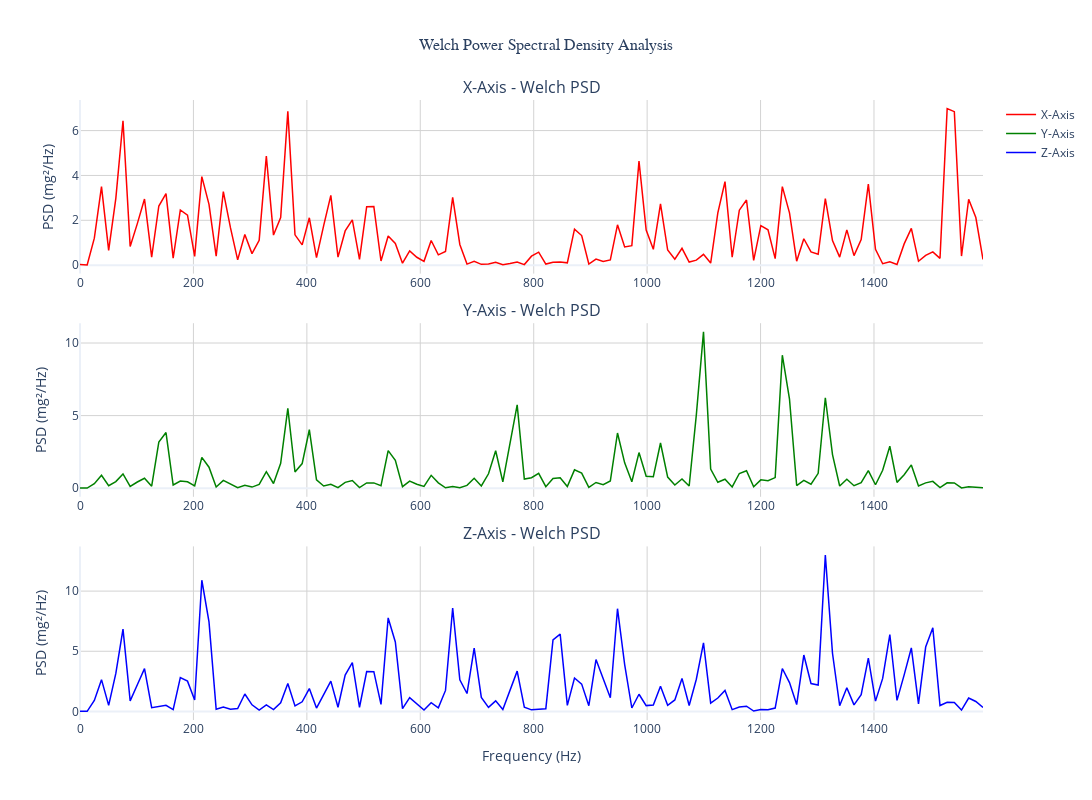
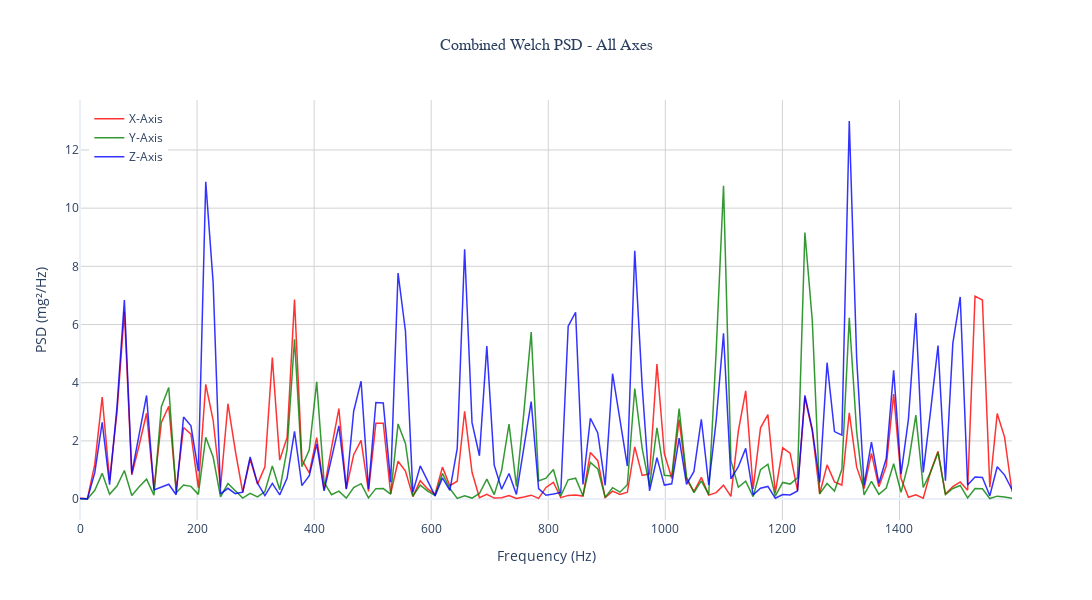

Notebook source saved alongside these figures, in order:
### Markdown cell above
## 4. Advanced Spectral Analysis

Additionally, spectral frequency graphs can be added including spectrograms and enhanced frequency domain visualizations to better understand the time-frequency characteristics of the accelerometer signals.

### Code cell
# Enhanced Spectral Frequency Analysis - Interactive Version
from scipy.signal import spectrogram, welch
import plotly.graph_objects as go
from plotly.subplots import make_subplots

def plot_enhanced_spectral_analysis(df, fft_results, max_freq=USER_MAX_FREQ):
    """
    Create comprehensive spectral frequency analysis including:
    - Spectrogram (time-frequency representation) - Matplotlib with high-quality shading
    - Welch's method power spectral density - Interactive Plotly
    """
    
    colors = ['red', 'green', 'blue']
    axis_names = ['X-Axis', 'Y-Axis', 'Z-Axis']
    axes_data = ['accel_x', 'accel_y', 'accel_z']
    
    # Calculate sampling parameters
    time_diff = np.diff(df['time_seconds'])
    dt = np.mean(time_diff)
    fs = 1 / dt
    
    # Print basic sampling information
    print(f"Sampling frequency: {fs:.2f} Hz | Data length: {len(df)} samples | Duration: {df['time_seconds'].max() - df['time_seconds'].min():.3f}s")
    
    # Create separate figures for spectrograms and Welch PSD
    
    # 1. SPECTROGRAMS
    for i, (axis, color, name) in enumerate(zip(axes_data, colors, axis_names)):
        # Remove DC component and convert to numpy array
        signal = (df[axis] - df[axis].mean()).values
        
        # Optimize spectrogram parameters for high-frequency data with short duration
        nperseg = min(256, len(signal)//8)  # Increased segment size for better frequency resolution
        noverlap = nperseg // 2  # 50% overlap
        
        f, t, Sxx = spectrogram(signal, fs, nperseg=nperseg, noverlap=noverlap, 
                               window='hann', detrend='constant')
        
        # Limit frequency range
        freq_mask = f <= max_freq
        f_limited = f[freq_mask]
        Sxx_limited = Sxx[freq_mask, :]
        
        # Convert to dB with better scaling
        Sxx_db = 10 * np.log10(Sxx_limited + np.finfo(float).eps)
        
        # Since Plotly doesn't support proper shading like matplotlib's 'gouraud',
        # we'll use matplotlib for better spectrogram visualization
        plt.figure(figsize=(14, 6))
        
        # Create matplotlib spectrogram plot with proper shading
        im = plt.pcolormesh(t + df['time_seconds'].min(), f_limited, Sxx_db, 
                           shading='gouraud', cmap=COLOR_MAP)
        
        plt.ylabel('Frequency (Hz)', fontweight='bold')
        plt.xlabel('Time (seconds)', fontweight='bold')
        plt.title(f'{name} - Spectrogram', fontsize=14, fontweight='bold')
        plt.ylim(0, max_freq)
        plt.grid(True, alpha=0.3)
        
        # Add colorbar
        cbar = plt.colorbar(im)
        cbar.set_label('Power (dB)', fontweight='bold')
        
        plt.tight_layout()
        plt.show()
    
    # 2. WELCH PSD PLOTS
    fig_welch = make_subplots(
        rows=3, cols=1,
        subplot_titles=tuple(f'{name} - Welch PSD' for name in axis_names),
        vertical_spacing=0.08
    )
    
    for i, (axis, color, name) in enumerate(zip(axes_data, colors, axis_names)):
        # Remove DC component and convert to numpy array
        signal = (df[axis] - df[axis].mean()).values
        
        # Optimize Welch parameters for high-frequency data
        nperseg_welch = min(512, len(signal)//4)  # Larger segment for better frequency resolution
        
        f_welch, psd_welch = welch(signal, fs, nperseg=nperseg_welch, 
                                  noverlap=nperseg_welch//2, window='hann', 
                                  detrend='constant')
        
        # Limit frequency range
        freq_mask_welch = f_welch <= max_freq
        f_welch_limited = f_welch[freq_mask_welch]
        psd_welch_limited = psd_welch[freq_mask_welch]
        
        # Add trace to subplot
        fig_welch.add_trace(
            go.Scatter(
                x=f_welch_limited,
                y=psd_welch_limited,
                mode='lines',
                line=dict(color=color, width=PLOT_OPTIONS['line_width']),
                name=f'{name}',
                hovertemplate='<b>%{fullData.name}</b><br>' +
                             'Frequency: %{x:.2f} Hz<br>' +
                             'PSD: %{y:.2e} mg²/Hz<br>' +
                             '<extra></extra>'
            ),
            row=i+1, col=1
        )
    
    # Update Welch PSD layout
    fig_welch.update_yaxes(title_text="PSD (mg²/Hz)", gridcolor='lightgray')
    fig_welch.update_xaxes(gridcolor='lightgray')
    fig_welch.update_xaxes(title_text="Frequency (Hz)", row=3, col=1)
    
    fig_welch.update_layout(
        title={
            'text': 'Welch Power Spectral Density Analysis',
            'x': 0.5,
            'xanchor': 'center',
            'font': {'size': 16, 'family': 'Arial Black'}
        },
        width=PLOT_OPTIONS['width'],
        height=PLOT_OPTIONS['height'],
        template=PLOT_OPTIONS['template'],
        showlegend=True,
        font=dict(size=PLOT_OPTIONS['font_size']),
        hovermode='closest'
    )
    
    fig_welch.show()
    
    # 3. COMBINED WELCH PSD COMPARISON
    fig_combined = go.Figure()
    
    for axis, color, name in zip(axes_data, colors, axis_names):
        signal = (df[axis] - df[axis].mean()).values
        nperseg_welch = min(512, len(signal)//4)
        
        f_welch, psd_welch = welch(signal, fs, nperseg=nperseg_welch, 
                                  noverlap=nperseg_welch//2, window='hann', 
                                  detrend='constant')
        
        freq_mask_welch = f_welch <= max_freq
        f_welch_limited = f_welch[freq_mask_welch]
        psd_welch_limited = psd_welch[freq_mask_welch]
        
        fig_combined.add_trace(
            go.Scatter(
                x=f_welch_limited,
                y=psd_welch_limited,
                mode='lines',
                line=dict(color=color, width=PLOT_OPTIONS['line_width']),
                name=name,
                opacity=LINE_ALPHA,
                hovertemplate='<b>%{fullData.name}</b><br>' +
                             'Frequency: %{x:.2f} Hz<br>' +
                             'PSD: %{y:.2e} mg²/Hz<br>' +
                             '<extra></extra>'
            )
        )
    
    fig_combined.update_layout(
        title={
            'text': 'Combined Welch PSD - All Axes',
            'x': 0.5,
            'xanchor': 'center',
            'font': {'size': 16, 'family': 'Arial Black'}
        },
        xaxis_title='Frequency (Hz)',
        yaxis_title='PSD (mg²/Hz)',
        width=PLOT_OPTIONS['width'],
        height=600,
        template=PLOT_OPTIONS['template'],
        font=dict(size=PLOT_OPTIONS['font_size']),
        legend=dict(
            yanchor="top",
            y=0.99,
            xanchor="left",
            x=0.01
        ),
        hovermode='x unified'
    )
    
    fig_combined.update_xaxes(gridcolor='lightgray', zeroline=True)
    fig_combined.update_yaxes(gridcolor='lightgray', zeroline=True)
    
    fig_combined.show()

# Create enhanced spectral analysis
if 'df' in locals() and 'fft_results' in locals():
    plot_enhanced_spectral_analysis(df, fft_results, max_freq=USER_MAX_FREQ)
    print("Enhanced interactive spectral frequency analysis completed!")
else:
    print("Please run the data loading and FFT analysis cells first!")

### Figure 1 — Plotly figure (JSON) as saved in the notebook; plotly's stock layout.template omitted (floating-point values rounded to 4 significant figures)
{"data": [{"hovertemplate": "<b>%{fullData.name}</b><br>Frequency: %{x:.2f} Hz<br>PSD: %{y:.2e} mg²/Hz<br><extra></extra>", "line": {"color": "red", "width": 1.5}, "mode": "lines", "name": "X-Axis", "type": "scatter", "x": [0.0, 12.64, 25.27, 37.91, 50.55, 63.18, 75.82, 88.46, 101.1, 113.7, 126.4, 139.0, 151.6, 164.3, 176.9, 189.5, 202.2, 214.8, 227.5, 240.1, 252.7, 265.4, 278.0, 290.6, 303.3, 315.9, 328.5, 341.2, 353.8, 366.5, 379.1, 391.7, 404.4, 417.0, 429.6, 442.3, 454.9, 467.6, 480.2, 492.8, 505.5, 518.1, 530.7, 543.4, 556.0, 568.6, 581.3, 593.9, 606.6, 619.2, 631.8, 644.5, 657.1, 669.7, 682.4, 695.0, 707.6, 720.3, 732.9, 745.6, 758.2, 770.8, 783.5, 796.1, 808.7, 821.4, 834.0, 846.6, 859.3, 871.9, 884.6, 897.2, 909.8, 922.5, 935.1, 947.7, 960.4, 973.0, 985.6, 998.3, 1011.0, 1024.0, 1036.0, 1049.0, 1061.0, 1074.0, 1087.0, 1099.0, 1112.0, 1125.0, 1137.0, 1150.0, 1163.0, 1175.0, 1188.0, 1200.0, 1213.0, 1226.0, 1238.0, 1251.0, 1264.0, 1276.0, 1289.0, 1302.0, 1314.0, 1327.0, 1339.0, 1352.0, 1365.0, 1377.0, 1390.0, 1403.0, 1415.0, 1428.0, 1441.0, 1453.0, 1466.0, 1478.0, 1491.0, 1504.0, 1516.0, 1529.0, 1542.0, 1554.0, 1567.0, 1580.0, 1592.0], "xaxis": "x", "y": [0.02569, 0.01011, 1.202, 3.503, 0.6567, 2.978, 6.44, 0.8325, 1.851, 2.95, 0.356, 2.637, 3.19, 0.3162, 2.461, 2.233, 0.3927, 3.947, 2.71, 0.3987, 3.279, 1.66, 0.2358, 1.366, 0.514, 1.108, 4.861, 1.341, 2.119, 6.858, 1.351, 0.9042, 2.111, 0.3378, 1.761, 3.111, 0.3568, 1.526, 2.016, 0.2612, 2.609, 2.61, 0.185, 1.302, 0.9658, 0.08631, 0.6329, 0.351, 0.1687, 1.099, 0.4589, 0.614, 3.019, 0.9213, 0.04624, 0.166, 0.03629, 0.04743, 0.1237, 0.01991, 0.07084, 0.1354, 0.02437, 0.4007, 0.5787, 0.05018, 0.1274, 0.1375, 0.1038, 1.604, 1.319, 0.05119, 0.2727, 0.1609, 0.2353, 1.797, 0.8125, 0.8693, 4.639, 1.568, 0.7075, 2.733, 0.6747, 0.2621, 0.75, 0.1374, 0.2234, 0.4805, 0.09372, 2.333, 3.723, 0.3517, 2.451, 2.906, 0.2153, 1.762, 1.578, 0.29, 3.502, 2.334, 0.1764, 1.178, 0.593, 0.4833, 2.965, 1.099, 0.359, 1.574, 0.4255, 1.138, 3.611, 0.7059, 0.06372, 0.1477, 0.029, 0.9474, 1.64, 0.1741, 0.4337, 0.5917, 0.3042, 6.977, 6.844, 0.406, 2.939, 2.123, 0.2525], "yaxis": "y"}, {"hovertemplate": "<b>%{fullData.name}</b><br>Frequency: %{x:.2f} Hz<br>PSD: %{y:.2e} mg²/Hz<br><extra></extra>", "line": {"color": "green", "width": 1.5}, "mode": "lines", "name": "Y-Axis", "type": "scatter", "x": [0.0, 12.64, 25.27, 37.91, 50.55, 63.18, 75.82, 88.46, 101.1, 113.7, 126.4, 139.0, 151.6, 164.3, 176.9, 189.5, 202.2, 214.8, 227.5, 240.1, 252.7, 265.4, 278.0, 290.6, 303.3, 315.9, 328.5, 341.2, 353.8, 366.5, 379.1, 391.7, 404.4, 417.0, 429.6, 442.3, 454.9, 467.6, 480.2, 492.8, 505.5, 518.1, 530.7, 543.4, 556.0, 568.6, 581.3, 593.9, 606.6, 619.2, 631.8, 644.5, 657.1, 669.7, 682.4, 695.0, 707.6, 720.3, 732.9, 745.6, 758.2, 770.8, 783.5, 796.1, 808.7, 821.4, 834.0, 846.6, 859.3, 871.9, 884.6, 897.2, 909.8, 922.5, 935.1, 947.7, 960.4, 973.0, 985.6, 998.3, 1011.0, 1024.0, 1036.0, 1049.0, 1061.0, 1074.0, 1087.0, 1099.0, 1112.0, 1125.0, 1137.0, 1150.0, 1163.0, 1175.0, 1188.0, 1200.0, 1213.0, 1226.0, 1238.0, 1251.0, 1264.0, 1276.0, 1289.0, 1302.0, 1314.0, 1327.0, 1339.0, 1352.0, 1365.0, 1377.0, 1390.0, 1403.0, 1415.0, 1428.0, 1441.0, 1453.0, 1466.0, 1478.0, 1491.0, 1504.0, 1516.0, 1529.0, 1542.0, 1554.0, 1567.0, 1580.0, 1592.0], "xaxis": "x2", "y": [0.009367, 0.00386, 0.3042, 0.8858, 0.1662, 0.451, 0.9837, 0.1242, 0.4241, 0.6856, 0.1376, 3.175, 3.834, 0.2192, 0.487, 0.438, 0.1629, 2.125, 1.446, 0.07937, 0.5352, 0.2694, 0.03433, 0.1989, 0.07507, 0.259, 1.141, 0.3221, 1.711, 5.494, 1.115, 1.696, 4.028, 0.5776, 0.1517, 0.2739, 0.03541, 0.399, 0.5305, 0.04331, 0.3601, 0.3638, 0.1709, 2.585, 1.913, 0.1012, 0.4827, 0.2757, 0.1255, 0.8834, 0.3647, 0.02501, 0.1172, 0.03539, 0.1926, 0.6867, 0.1533, 0.9903, 2.582, 0.4348, 2.957, 5.739, 0.6266, 0.72, 1.018, 0.1049, 0.6643, 0.7194, 0.1164, 1.264, 1.039, 0.05994, 0.392, 0.2384, 0.4955, 3.801, 1.744, 0.4394, 2.452, 0.8208, 0.7934, 3.111, 0.7617, 0.2212, 0.6296, 0.151, 5.055, 10.77, 1.319, 0.408, 0.6185, 0.08702, 1.011, 1.198, 0.1021, 0.5731, 0.516, 0.7285, 9.162, 6.137, 0.1803, 0.5381, 0.2753, 1.025, 6.232, 2.314, 0.1483, 0.6136, 0.1678, 0.3822, 1.214, 0.2349, 1.236, 2.889, 0.3996, 0.9265, 1.602, 0.1534, 0.3639, 0.4689, 0.04044, 0.3675, 0.3565, 0.02036, 0.1022, 0.0738, 0.02541], "yaxis": "y2"}, {"hovertemplate": "<b>%{fullData.name}</b><br>Frequency: %{x:.2f} Hz<br>PSD: %{y:.2e} mg²/Hz<br><extra></extra>", "line": {"color": "blue", "width": 1.5}, "mode": "lines", "name": "Z-Axis", "type": "scatter", "x": [0.0, 12.64, 25.27, 37.91, 50.55, 63.18, 75.82, 88.46, 101.1, 113.7, 126.4, 139.0, 151.6, 164.3, 176.9, 189.5, 202.2, 214.8, 227.5, 240.1, 252.7, 265.4, 278.0, 290.6, 303.3, 315.9, 328.5, 341.2, 353.8, 366.5, 379.1, 391.7, 404.4, 417.0, 429.6, 442.3, 454.9, 467.6, 480.2, 492.8, 505.5, 518.1, 530.7, 543.4, 556.0, 568.6, 581.3, 593.9, 606.6, 619.2, 631.8, 644.5, 657.1, 669.7, 682.4, 695.0, 707.6, 720.3, 732.9, 745.6, 758.2, 770.8, 783.5, 796.1, 808.7, 821.4, 834.0, 846.6, 859.3, 871.9, 884.6, 897.2, 909.8, 922.5, 935.1, 947.7, 960.4, 973.0, 985.6, 998.3, 1011.0, 1024.0, 1036.0, 1049.0, 1061.0, 1074.0, 1087.0, 1099.0, 1112.0, 1125.0, 1137.0, 1150.0, 1163.0, 1175.0, 1188.0, 1200.0, 1213.0, 1226.0, 1238.0, 1251.0, 1264.0, 1276.0, 1289.0, 1302.0, 1314.0, 1327.0, 1339.0, 1352.0, 1365.0, 1377.0, 1390.0, 1403.0, 1415.0, 1428.0, 1441.0, 1453.0, 1466.0, 1478.0, 1491.0, 1504.0, 1516.0, 1529.0, 1542.0, 1554.0, 1567.0, 1580.0, 1592.0], "xaxis": "x3", "y": [0.02107, 0.008797, 0.9075, 2.642, 0.4997, 3.162, 6.843, 0.8806, 2.223, 3.562, 0.3146, 0.4169, 0.5112, 0.1484, 2.821, 2.518, 0.9553, 10.9, 7.439, 0.181, 0.3717, 0.1895, 0.2384, 1.449, 0.5497, 0.119, 0.5398, 0.1466, 0.7219, 2.329, 0.4625, 0.802, 1.898, 0.2819, 1.439, 2.518, 0.3451, 3.02, 4.053, 0.3455, 3.319, 3.301, 0.5833, 7.772, 5.771, 0.2312, 1.14, 0.6295, 0.111, 0.7295, 0.3037, 1.745, 8.585, 2.628, 1.49, 5.26, 1.169, 0.3392, 0.8803, 0.1601, 1.719, 3.35, 0.3584, 0.1324, 0.1749, 0.2275, 5.941, 6.421, 0.506, 2.778, 2.271, 0.475, 4.31, 2.653, 1.138, 8.539, 3.893, 0.285, 1.427, 0.4822, 0.5278, 2.1, 0.5095, 0.9532, 2.745, 0.4884, 2.677, 5.696, 0.6951, 1.112, 1.743, 0.1476, 0.3724, 0.4344, 0.03002, 0.1583, 0.1419, 0.2795, 3.565, 2.393, 0.5717, 4.688, 2.32, 2.199, 13.0, 4.833, 0.4754, 1.961, 0.5426, 1.395, 4.425, 0.8562, 2.746, 6.391, 0.9169, 3.039, 5.275, 0.6284, 5.352, 6.949, 0.4889, 0.759, 0.746, 0.115, 1.112, 0.8253, 0.3295], "yaxis": "y3"}], "layout": {"annotations": [{"font": {"size": 16}, "showarrow": false, "text": "X-Axis - Welch PSD", "x": 0.5, "xanchor": "center", "xref": "paper", "y": 1, "yanchor": "bottom", "yref": "paper"}, {"font": {"size": 16}, "showarrow": false, "text": "Y-Axis - Welch PSD", "x": 0.5, "xanchor": "center", "xref": "paper", "y": 0.64, "yanchor": "bottom", "yref": "paper"}, {"font": {"size": 16}, "showarrow": false, "text": "Z-Axis - Welch PSD", "x": 0.5, "xanchor": "center", "xref": "paper", "y": 0.28, "yanchor": "bottom", "yref": "paper"}], "font": {"size": 12}, "height": 800, "hovermode": "closest", "showlegend": true, "title": {"font": {"family": "Arial Black", "size": 16}, "text": "Welch Power Spectral Density Analysis", "x": 0.5, "xanchor": "center"}, "width": 1200, "xaxis": {"anchor": "y", "domain": [0, 1], "gridcolor": "lightgray"}, "xaxis2": {"anchor": "y2", "domain": [0, 1], "gridcolor": "lightgray"}, "xaxis3": {"anchor": "y3", "domain": [0, 1], "gridcolor": "lightgray", "title": {"text": "Frequency (Hz)"}}, "yaxis": {"anchor": "x", "domain": [0.72, 1], "gridcolor": "lightgray", "title": {"text": "PSD (mg²/Hz)"}}, "yaxis2": {"anchor": "x2", "domain": [0.36, 0.64], "gridcolor": "lightgray", "title": {"text": "PSD (mg²/Hz)"}}, "yaxis3": {"anchor": "x3", "domain": [0, 0.28], "gridcolor": "lightgray", "title": {"text": "PSD (mg²/Hz)"}}}}

### Figure 2 — Plotly figure (JSON) as saved in the notebook; plotly's stock layout.template omitted (floating-point values rounded to 4 significant figures)
{"data": [{"hovertemplate": "<b>%{fullData.name}</b><br>Frequency: %{x:.2f} Hz<br>PSD: %{y:.2e} mg²/Hz<br><extra></extra>", "line": {"color": "red", "width": 1.5}, "mode": "lines", "name": "X-Axis", "opacity": 0.8, "type": "scatter", "x": [0.0, 12.64, 25.27, 37.91, 50.55, 63.18, 75.82, 88.46, 101.1, 113.7, 126.4, 139.0, 151.6, 164.3, 176.9, 189.5, 202.2, 214.8, 227.5, 240.1, 252.7, 265.4, 278.0, 290.6, 303.3, 315.9, 328.5, 341.2, 353.8, 366.5, 379.1, 391.7, 404.4, 417.0, 429.6, 442.3, 454.9, 467.6, 480.2, 492.8, 505.5, 518.1, 530.7, 543.4, 556.0, 568.6, 581.3, 593.9, 606.6, 619.2, 631.8, 644.5, 657.1, 669.7, 682.4, 695.0, 707.6, 720.3, 732.9, 745.6, 758.2, 770.8, 783.5, 796.1, 808.7, 821.4, 834.0, 846.6, 859.3, 871.9, 884.6, 897.2, 909.8, 922.5, 935.1, 947.7, 960.4, 973.0, 985.6, 998.3, 1011.0, 1024.0, 1036.0, 1049.0, 1061.0, 1074.0, 1087.0, 1099.0, 1112.0, 1125.0, 1137.0, 1150.0, 1163.0, 1175.0, 1188.0, 1200.0, 1213.0, 1226.0, 1238.0, 1251.0, 1264.0, 1276.0, 1289.0, 1302.0, 1314.0, 1327.0, 1339.0, 1352.0, 1365.0, 1377.0, 1390.0, 1403.0, 1415.0, 1428.0, 1441.0, 1453.0, 1466.0, 1478.0, 1491.0, 1504.0, 1516.0, 1529.0, 1542.0, 1554.0, 1567.0, 1580.0, 1592.0], "y": [0.02569, 0.01011, 1.202, 3.503, 0.6567, 2.978, 6.44, 0.8325, 1.851, 2.95, 0.356, 2.637, 3.19, 0.3162, 2.461, 2.233, 0.3927, 3.947, 2.71, 0.3987, 3.279, 1.66, 0.2358, 1.366, 0.514, 1.108, 4.861, 1.341, 2.119, 6.858, 1.351, 0.9042, 2.111, 0.3378, 1.761, 3.111, 0.3568, 1.526, 2.016, 0.2612, 2.609, 2.61, 0.185, 1.302, 0.9658, 0.08631, 0.6329, 0.351, 0.1687, 1.099, 0.4589, 0.614, 3.019, 0.9213, 0.04624, 0.166, 0.03629, 0.04743, 0.1237, 0.01991, 0.07084, 0.1354, 0.02437, 0.4007, 0.5787, 0.05018, 0.1274, 0.1375, 0.1038, 1.604, 1.319, 0.05119, 0.2727, 0.1609, 0.2353, 1.797, 0.8125, 0.8693, 4.639, 1.568, 0.7075, 2.733, 0.6747, 0.2621, 0.75, 0.1374, 0.2234, 0.4805, 0.09372, 2.333, 3.723, 0.3517, 2.451, 2.906, 0.2153, 1.762, 1.578, 0.29, 3.502, 2.334, 0.1764, 1.178, 0.593, 0.4833, 2.965, 1.099, 0.359, 1.574, 0.4255, 1.138, 3.611, 0.7059, 0.06372, 0.1477, 0.029, 0.9474, 1.64, 0.1741, 0.4337, 0.5917, 0.3042, 6.977, 6.844, 0.406, 2.939, 2.123, 0.2525]}, {"hovertemplate": "<b>%{fullData.name}</b><br>Frequency: %{x:.2f} Hz<br>PSD: %{y:.2e} mg²/Hz<br><extra></extra>", "line": {"color": "green", "width": 1.5}, "mode": "lines", "name": "Y-Axis", "opacity": 0.8, "type": "scatter", "x": [0.0, 12.64, 25.27, 37.91, 50.55, 63.18, 75.82, 88.46, 101.1, 113.7, 126.4, 139.0, 151.6, 164.3, 176.9, 189.5, 202.2, 214.8, 227.5, 240.1, 252.7, 265.4, 278.0, 290.6, 303.3, 315.9, 328.5, 341.2, 353.8, 366.5, 379.1, 391.7, 404.4, 417.0, 429.6, 442.3, 454.9, 467.6, 480.2, 492.8, 505.5, 518.1, 530.7, 543.4, 556.0, 568.6, 581.3, 593.9, 606.6, 619.2, 631.8, 644.5, 657.1, 669.7, 682.4, 695.0, 707.6, 720.3, 732.9, 745.6, 758.2, 770.8, 783.5, 796.1, 808.7, 821.4, 834.0, 846.6, 859.3, 871.9, 884.6, 897.2, 909.8, 922.5, 935.1, 947.7, 960.4, 973.0, 985.6, 998.3, 1011.0, 1024.0, 1036.0, 1049.0, 1061.0, 1074.0, 1087.0, 1099.0, 1112.0, 1125.0, 1137.0, 1150.0, 1163.0, 1175.0, 1188.0, 1200.0, 1213.0, 1226.0, 1238.0, 1251.0, 1264.0, 1276.0, 1289.0, 1302.0, 1314.0, 1327.0, 1339.0, 1352.0, 1365.0, 1377.0, 1390.0, 1403.0, 1415.0, 1428.0, 1441.0, 1453.0, 1466.0, 1478.0, 1491.0, 1504.0, 1516.0, 1529.0, 1542.0, 1554.0, 1567.0, 1580.0, 1592.0], "y": [0.009367, 0.00386, 0.3042, 0.8858, 0.1662, 0.451, 0.9837, 0.1242, 0.4241, 0.6856, 0.1376, 3.175, 3.834, 0.2192, 0.487, 0.438, 0.1629, 2.125, 1.446, 0.07937, 0.5352, 0.2694, 0.03433, 0.1989, 0.07507, 0.259, 1.141, 0.3221, 1.711, 5.494, 1.115, 1.696, 4.028, 0.5776, 0.1517, 0.2739, 0.03541, 0.399, 0.5305, 0.04331, 0.3601, 0.3638, 0.1709, 2.585, 1.913, 0.1012, 0.4827, 0.2757, 0.1255, 0.8834, 0.3647, 0.02501, 0.1172, 0.03539, 0.1926, 0.6867, 0.1533, 0.9903, 2.582, 0.4348, 2.957, 5.739, 0.6266, 0.72, 1.018, 0.1049, 0.6643, 0.7194, 0.1164, 1.264, 1.039, 0.05994, 0.392, 0.2384, 0.4955, 3.801, 1.744, 0.4394, 2.452, 0.8208, 0.7934, 3.111, 0.7617, 0.2212, 0.6296, 0.151, 5.055, 10.77, 1.319, 0.408, 0.6185, 0.08702, 1.011, 1.198, 0.1021, 0.5731, 0.516, 0.7285, 9.162, 6.137, 0.1803, 0.5381, 0.2753, 1.025, 6.232, 2.314, 0.1483, 0.6136, 0.1678, 0.3822, 1.214, 0.2349, 1.236, 2.889, 0.3996, 0.9265, 1.602, 0.1534, 0.3639, 0.4689, 0.04044, 0.3675, 0.3565, 0.02036, 0.1022, 0.0738, 0.02541]}, {"hovertemplate": "<b>%{fullData.name}</b><br>Frequency: %{x:.2f} Hz<br>PSD: %{y:.2e} mg²/Hz<br><extra></extra>", "line": {"color": "blue", "width": 1.5}, "mode": "lines", "name": "Z-Axis", "opacity": 0.8, "type": "scatter", "x": [0.0, 12.64, 25.27, 37.91, 50.55, 63.18, 75.82, 88.46, 101.1, 113.7, 126.4, 139.0, 151.6, 164.3, 176.9, 189.5, 202.2, 214.8, 227.5, 240.1, 252.7, 265.4, 278.0, 290.6, 303.3, 315.9, 328.5, 341.2, 353.8, 366.5, 379.1, 391.7, 404.4, 417.0, 429.6, 442.3, 454.9, 467.6, 480.2, 492.8, 505.5, 518.1, 530.7, 543.4, 556.0, 568.6, 581.3, 593.9, 606.6, 619.2, 631.8, 644.5, 657.1, 669.7, 682.4, 695.0, 707.6, 720.3, 732.9, 745.6, 758.2, 770.8, 783.5, 796.1, 808.7, 821.4, 834.0, 846.6, 859.3, 871.9, 884.6, 897.2, 909.8, 922.5, 935.1, 947.7, 960.4, 973.0, 985.6, 998.3, 1011.0, 1024.0, 1036.0, 1049.0, 1061.0, 1074.0, 1087.0, 1099.0, 1112.0, 1125.0, 1137.0, 1150.0, 1163.0, 1175.0, 1188.0, 1200.0, 1213.0, 1226.0, 1238.0, 1251.0, 1264.0, 1276.0, 1289.0, 1302.0, 1314.0, 1327.0, 1339.0, 1352.0, 1365.0, 1377.0, 1390.0, 1403.0, 1415.0, 1428.0, 1441.0, 1453.0, 1466.0, 1478.0, 1491.0, 1504.0, 1516.0, 1529.0, 1542.0, 1554.0, 1567.0, 1580.0, 1592.0], "y": [0.02107, 0.008797, 0.9075, 2.642, 0.4997, 3.162, 6.843, 0.8806, 2.223, 3.562, 0.3146, 0.4169, 0.5112, 0.1484, 2.821, 2.518, 0.9553, 10.9, 7.439, 0.181, 0.3717, 0.1895, 0.2384, 1.449, 0.5497, 0.119, 0.5398, 0.1466, 0.7219, 2.329, 0.4625, 0.802, 1.898, 0.2819, 1.439, 2.518, 0.3451, 3.02, 4.053, 0.3455, 3.319, 3.301, 0.5833, 7.772, 5.771, 0.2312, 1.14, 0.6295, 0.111, 0.7295, 0.3037, 1.745, 8.585, 2.628, 1.49, 5.26, 1.169, 0.3392, 0.8803, 0.1601, 1.719, 3.35, 0.3584, 0.1324, 0.1749, 0.2275, 5.941, 6.421, 0.506, 2.778, 2.271, 0.475, 4.31, 2.653, 1.138, 8.539, 3.893, 0.285, 1.427, 0.4822, 0.5278, 2.1, 0.5095, 0.9532, 2.745, 0.4884, 2.677, 5.696, 0.6951, 1.112, 1.743, 0.1476, 0.3724, 0.4344, 0.03002, 0.1583, 0.1419, 0.2795, 3.565, 2.393, 0.5717, 4.688, 2.32, 2.199, 13.0, 4.833, 0.4754, 1.961, 0.5426, 1.395, 4.425, 0.8562, 2.746, 6.391, 0.9169, 3.039, 5.275, 0.6284, 5.352, 6.949, 0.4889, 0.759, 0.746, 0.115, 1.112, 0.8253, 0.3295]}], "layout": {"font": {"size": 12}, "height": 600, "hovermode": "x unified", "legend": {"x": 0.01, "xanchor": "left", "y": 0.99, "yanchor": "top"}, "title": {"font": {"family": "Arial Black", "size": 16}, "text": "Combined Welch PSD - All Axes", "x": 0.5, "xanchor": "center"}, "width": 1200, "xaxis": {"gridcolor": "lightgray", "title": {"text": "Frequency (Hz)"}, "zeroline": true}, "yaxis": {"gridcolor": "lightgray", "title": {"text": "PSD (mg²/Hz)"}, "zeroline": true}}}
